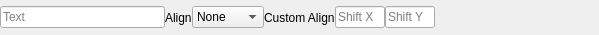
<?xml version="1.0" encoding="UTF-8"?>
<ui version="4.0">
 <class>Form</class>
 <widget class="QWidget" name="Form">
  <property name="windowModality">
   <enum>Qt::NonModal</enum>
  </property>
  <property name="geometry">
   <rect>
    <x>0</x>
    <y>0</y>
    <width>599</width>
    <height>35</height>
   </rect>
  </property>
  <property name="sizePolicy">
   <sizepolicy hsizetype="Fixed" vsizetype="Fixed">
    <horstretch>0</horstretch>
    <verstretch>0</verstretch>
   </sizepolicy>
  </property>
  <property name="minimumSize">
   <size>
    <width>0</width>
    <height>35</height>
   </size>
  </property>
  <property name="maximumSize">
   <size>
    <width>16777215</width>
    <height>35</height>
   </size>
  </property>
  <property name="windowTitle">
   <string>Form</string>
  </property>
  <layout class="QHBoxLayout" name="horizontalLayout_2">
   <property name="spacing">
    <number>0</number>
   </property>
   <property name="leftMargin">
    <number>0</number>
   </property>
   <property name="topMargin">
    <number>0</number>
   </property>
   <property name="rightMargin">
    <number>0</number>
   </property>
   <property name="bottomMargin">
    <number>0</number>
   </property>
   <item>
    <layout class="QHBoxLayout" name="horizontalLayout">
     <item>
      <widget class="QLineEdit" name="txtLabelText">
       <property name="toolTip">
        <string>Number of Sides</string>
       </property>
       <property name="placeholderText">
        <string>Text</string>
       </property>
      </widget>
     </item>
     <item>
      <widget class="QLabel" name="label">
       <property name="text">
        <string>Align</string>
       </property>
      </widget>
     </item>
     <item>
      <widget class="QComboBox" name="cmbAlign">
       <item>
        <property name="text">
         <string>None</string>
        </property>
       </item>
       <item>
        <property name="text">
         <string>N</string>
        </property>
       </item>
       <item>
        <property name="text">
         <string>E</string>
        </property>
       </item>
       <item>
        <property name="text">
         <string>W</string>
        </property>
       </item>
       <item>
        <property name="text">
         <string>S</string>
        </property>
       </item>
       <item>
        <property name="text">
         <string>NW</string>
        </property>
       </item>
       <item>
        <property name="text">
         <string>NE</string>
        </property>
       </item>
       <item>
        <property name="text">
         <string>SW</string>
        </property>
       </item>
       <item>
        <property name="text">
         <string>SE</string>
        </property>
       </item>
       <item>
        <property name="text">
         <string>Custom</string>
        </property>
       </item>
      </widget>
     </item>
     <item>
      <widget class="QLabel" name="label_2">
       <property name="text">
        <string>Custom Align</string>
       </property>
      </widget>
     </item>
     <item>
      <widget class="QLineEdit" name="txtShiftX">
       <property name="sizePolicy">
        <sizepolicy hsizetype="Maximum" vsizetype="Fixed">
         <horstretch>0</horstretch>
         <verstretch>0</verstretch>
        </sizepolicy>
       </property>
       <property name="maximumSize">
        <size>
         <width>50</width>
         <height>16777215</height>
        </size>
       </property>
       <property name="placeholderText">
        <string>Shift X</string>
       </property>
      </widget>
     </item>
     <item>
      <widget class="QLineEdit" name="txtShiftY">
       <property name="sizePolicy">
        <sizepolicy hsizetype="Maximum" vsizetype="Fixed">
         <horstretch>0</horstretch>
         <verstretch>0</verstretch>
        </sizepolicy>
       </property>
       <property name="maximumSize">
        <size>
         <width>50</width>
         <height>16777215</height>
        </size>
       </property>
       <property name="placeholderText">
        <string>Shift Y</string>
       </property>
      </widget>
     </item>
     <item>
      <spacer name="horizontalSpacer">
       <property name="orientation">
        <enum>Qt::Horizontal</enum>
       </property>
       <property name="sizeHint" stdset="0">
        <size>
         <width>40</width>
         <height>20</height>
        </size>
       </property>
      </spacer>
     </item>
    </layout>
   </item>
  </layout>
 </widget>
 <resources/>
 <connections/>
</ui>
